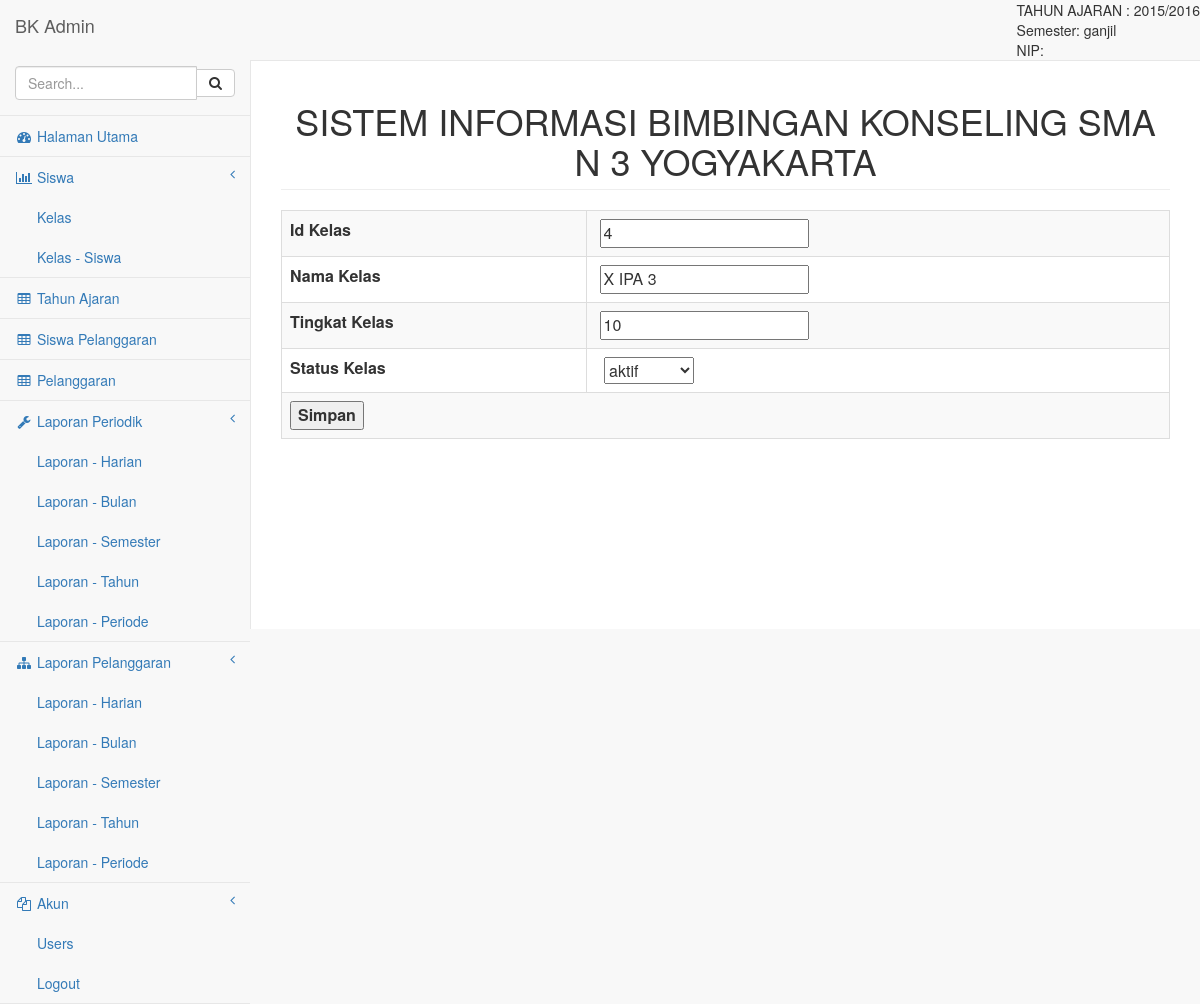
The page /pages/index.php?page=kelas_edit&id_kelas=4 on the database its author committed.
### tables this page shows
CREATE TABLE IF NOT EXISTS `tahun_ajaran` (
`id_tahun_ajaran` int(11) NOT NULL,
  `nama_tahun_ajaran` varchar(9) NOT NULL,
  `semester` enum('ganjil','genap') NOT NULL,
  `status_tahun_ajaran` enum('aktif','tidak aktif') NOT NULL
);

CREATE TABLE IF NOT EXISTS `kelas` (
`id_kelas` int(11) NOT NULL,
  `nama_kelas` varchar(10) NOT NULL,
  `tingkat_kelas` mediumint(2) NOT NULL,
  `status_kelas` enum('aktif','tidak aktif') NOT NULL
);

### pages/index.php (the view, shortened to what this page needs)
<!DOCTYPE html>
<html lang="en">
<head>
    <link href="../bower_components/bootstrap/dist/css/bootstrap.min.css" rel="stylesheet">
    <link href="../bower_components/metisMenu/dist/metisMenu.min.css" rel="stylesheet">
    <link href="../dist/css/timeline.css" rel="stylesheet">
    <link href="../dist/css/sb-admin-2.css" rel="stylesheet">
    <link href="../bower_components/morrisjs/morris.css" rel="stylesheet">
    <link href="../bower_components/font-awesome/css/font-awesome.min.css" rel="stylesheet" type="text/css">
</head>
<body>
    <div id="wrapper">
        <nav class="navbar navbar-default navbar-static-top" role="navigation" style="margin-bottom: 0">
            <div class="navbar-header">
                <a class="navbar-brand" href="index.html">BK Admin</a>
            </div>
            <ul class="nav navbar-top-links navbar-right">
            TAHUN AJARAN :
            <?php
			$query=mysql_query("SELECT
  `id_tahun_ajaran`,
  `nama_tahun_ajaran`,
  `semester`,
  `status_tahun_ajaran`
FROM `sma3_bk`.`tahun_ajaran` WHERE status_tahun_ajaran = 'aktif' LIMIT 1");
$data=mysql_fetch_array($query);
echo $data['nama_tahun_ajaran']."<br> Semester: ".$data['semester']."<br> NIP: ".$_SESSION['bk_nip'];
			?>
                </ul>
            <div class="navbar-default sidebar" role="navigation">
                <div class="sidebar-nav navbar-collapse">
                    <ul class="nav" id="side-menu">
                        <li class="sidebar-search">
                            <div class="input-group custom-search-form">
                                <input type="text" class="form-control" placeholder="Search...">
                                <span class="input-group-btn">
                                <button class="btn btn-default" type="button">
                                    <i class="fa fa-search"></i>
                                </button>
                            </span>
                            </div>
                        </li>
                        <li>
                            <a href="index.php"><i class="fa fa-dashboard fa-fw"></i> Halaman Utama</a>
                        </li>
                        <li>
                            <a href="index.php?page=siswa"><i class="fa fa-bar-chart-o fa-fw"></i> Siswa<span class="fa arrow"></span></a>
                            <ul class="nav nav-second-level">
                                <li>
                                    <a href="index.php?page=kelas">Kelas</a>
                                </li>
                                <li>
                                    <a href="index.php?page=kelas_siswa_add">Kelas - Siswa</a>
                                </li>
                            </ul>
                        </li>
                        <li>
                            <a href="index.php?page=tahun_ajaran"><i class="fa fa-table fa-fw"></i> Tahun Ajaran</a>
                        </li>
                        <li>
                        <a href="index.php?page=siswa_pelanggaran"><i class="fa fa-table fa-fw"></i> Siswa Pelanggaran</a>
                        </li>
                        <li>
                            <a href="index.php?page=pelanggaran"><i class="fa fa-table fa-fw"></i> Pelanggaran</a>
                        </li>
                        <li>
                            <a href="index.php?page=laporan_periodik"><i class="fa fa-wrench fa-fw"></i> Laporan Periodik<span class="fa arrow"></span></a>
                            <ul class="nav nav-second-level">
                                <li>
                                    <a href="panels-wells.html">Laporan - Harian</a>
                                </li>
                                <li>
                                    <a href="buttons.html">Laporan - Bulan</a>
                                </li>
                                <li>
                                    <a href="notifications.html">Laporan - Semester</a>
                                </li>
                                <li>
                                    <a href="typography.html">Laporan - Tahun</a>
                                </li>
                                <li>
                                    <a href="icons.html"> Laporan - Periode</a>
                                </li>
                            </ul>
                        </li>
                        <li>
                            <a href="#"><i class="fa fa-sitemap fa-fw"></i> Laporan Pelanggaran<span class="fa arrow"></span></a>
                            <ul class="nav nav-second-level">
                                <li>
                                    <a href="#">Laporan - Harian</a>
                                </li>
                                <li>
                                    <a href="#">Laporan - Bulan</a>
                                </li>
                                <li>
                                    <a href="#">Laporan - Semester</a>
                                </li>
                                <li>
                                    <a href="#">Laporan - Tahun</a>
                                </li>
                                <li>
                                    <a href="#">Laporan - Periode</a>
                                </li>
                            </ul>
                        </li>
                        <li>
                            <a href="#"><i class="fa fa-files-o fa-fw"></i> Akun<span class="fa arrow"></span></a>
                            <ul class="nav nav-second-level">
                                <li>
                                    <a href="blank.html">Users</a>
                                </li>
                                <li>
                                    <a href="loguot.php">Logout</a>
                                </li>
                            </ul>
                        </li>
                    </ul>
                </div>
            </div>
        </nav>
        <div id="page-wrapper">
            <div class="row">
                <div class="col-lg-12">
                    <h1 class="page-header" align="center">SISTEM INFORMASI BIMBINGAN KONSELING SMA N 3 YOGYAKARTA</h1>
                </div>
            </div>
            <div class="row">
                <div class="col-lg-12">
                    <?php
					if(!empty($_GET['page']))
					$page = $_GET['page'];
					else
					$page='home';
					if(file_exists($page.'.php'))
					include($page.'.php');
					else
					include('404.php');
					?>
                </div>
            </div>
        </div>
    </div>
</body>
</html>

### pages/kelas_edit.php (shortened to what this page needs)
<!DOCTYPE html PUBLIC "-//W3C//DTD XHTML 1.0 Transitional//EN" "http://www.w3.org/TR/xhtml1/DTD/xhtml1-transitional.dtd">
<html xmlns="http://www.w3.org/1999/xhtml">
<head>
</head>
<?php
$id_kelas=$_GET['id_kelas'];
$query=mysql_query("SELECT
  `id_kelas`,
  `nama_kelas`,
  `tingkat_kelas`,
  `status_kelas`
FROM `sma3_bk`.`kelas`
where id_kelas='$id_kelas'");
$data=mysql_fetch_array($query);
?>
<body>
<form action="index.php?page=kelas_edit_save" method="post">
<table class="table table-striped table-bordered table-hover" width="100%" border="1">
  <tr>
    <th align="right" scope="row">Id Kelas</th>
    <td><label for="id_kelas"></label>
    <input type="text" name="id_kelas" id="id_kelas" value="<?php echo $data['id_kelas'] ?>" /></td>
  </tr>
  <tr>
    <th align="right" scope="row">Nama Kelas</th>
    <td><label for="nama_kelas"></label>
    <input type="text" name="nama_kelas" id="nama_kelas" value="<?php echo $data['nama_kelas'] ?>" /></td>
  </tr>
  <tr>
    <th align="right" scope="row">Tingkat Kelas</th>
    <td><label for="tingkat_kelas"></label>
    <input type="text" name="tingkat_kelas" id="tingkat_kelas" value="<?php echo $data['tingkat_kelas'] ?>" /></td>
  <tr>
    <th align="right" scope="row">Status Kelas</th>
    <td><label for="status_kelas"></label>
      <select name="status_kelas" id="status_kelas2">
        <option value="aktif">aktif</option>
      </select></td>
  </tr>
  <tr>
    <th colspan="2" scope="row">
    <input type="submit" name="button" id="button" value="Simpan" /></th>
  </tr>
</table></form>
</body>
</html>

### rows shown on the page
tahun_ajaran: nama_tahun_ajaran "2015/2016", semester "ganjil"
kelas: id_kelas "4", nama_kelas "X IPA 3", tingkat_kelas "10"
